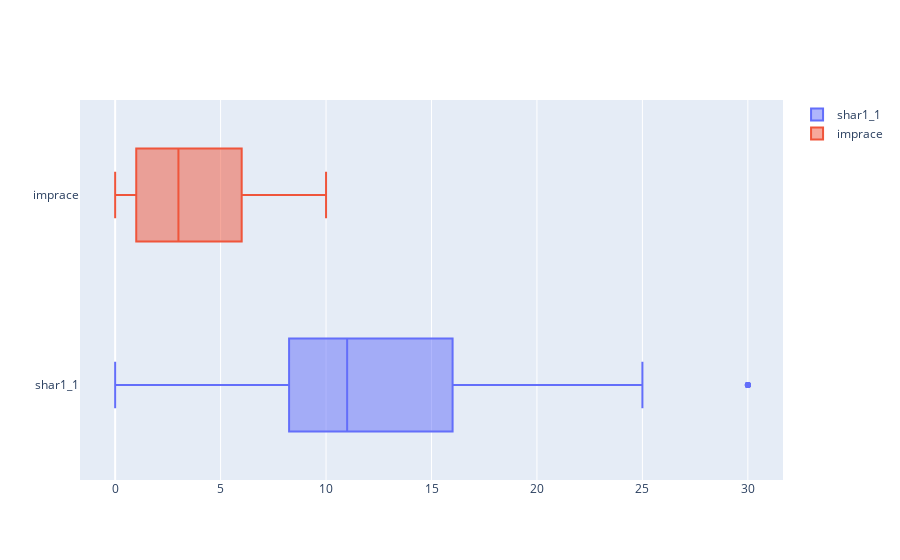

Notebook code cell kept with this figure:
### Code cell
# Plot 2
fig_exp3 = go.Box(x = int_vs_racial["shar1_1"], name="shar1_1")
fig_exp4 = go.Box(x = int_vs_racial["imprace"], name="imprace")
fig_exp_box = go.Figure(data=[fig_exp3, fig_exp4])
fig_exp_box.show()

### Figure 1 — Plotly figure (JSON) as saved in the notebook; plotly's stock layout.template omitted (floating-point values rounded to 4 significant figures; data arrays with more than 128 entries replaced by an {"elided": "..."} marker saying what was removed)
{"data": [{"name": "shar1_1", "type": "box", "x": {"elided": "541 float values"}}, {"name": "imprace", "type": "box", "x": {"elided": "541 int values"}}], "layout": {}}
